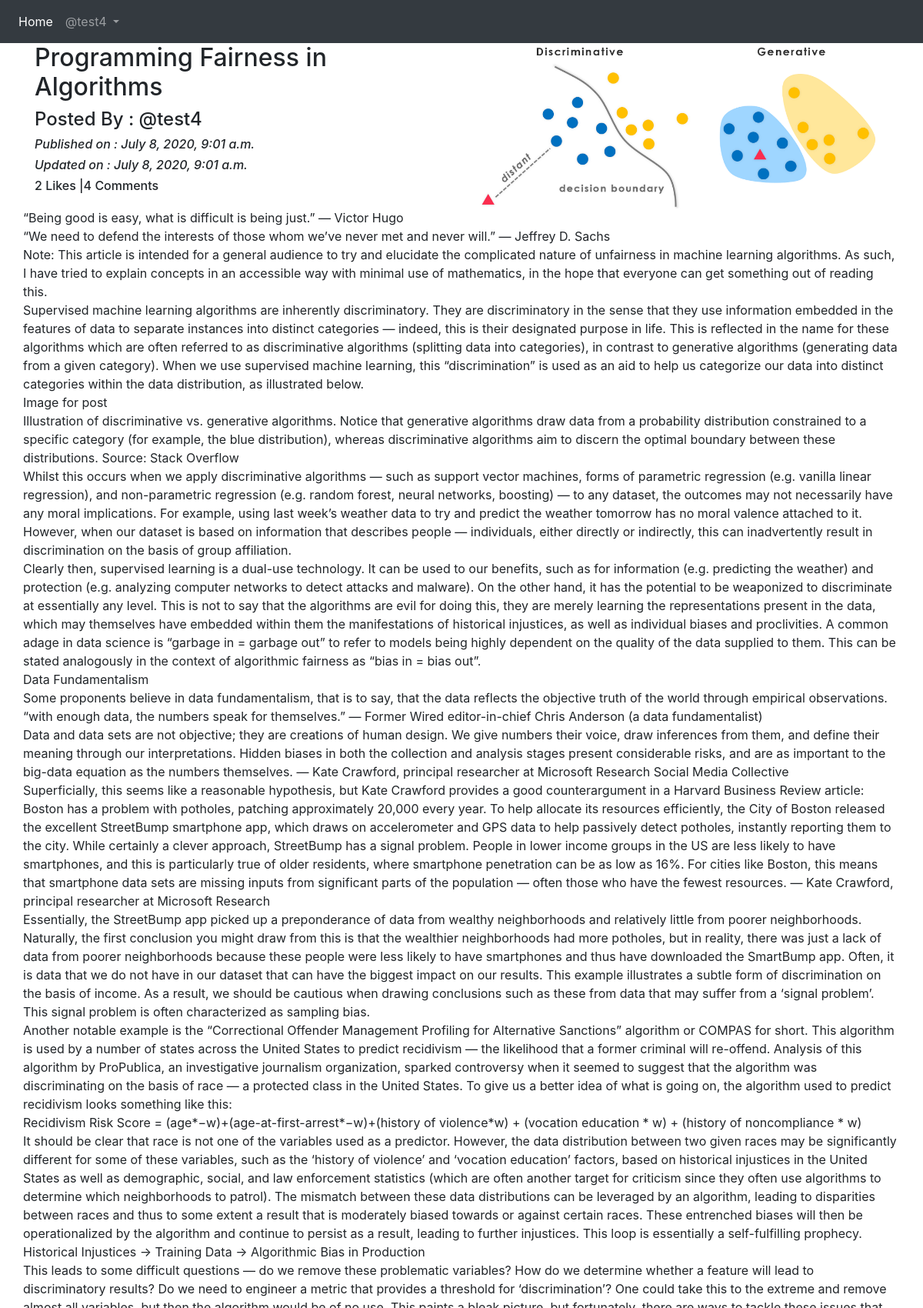
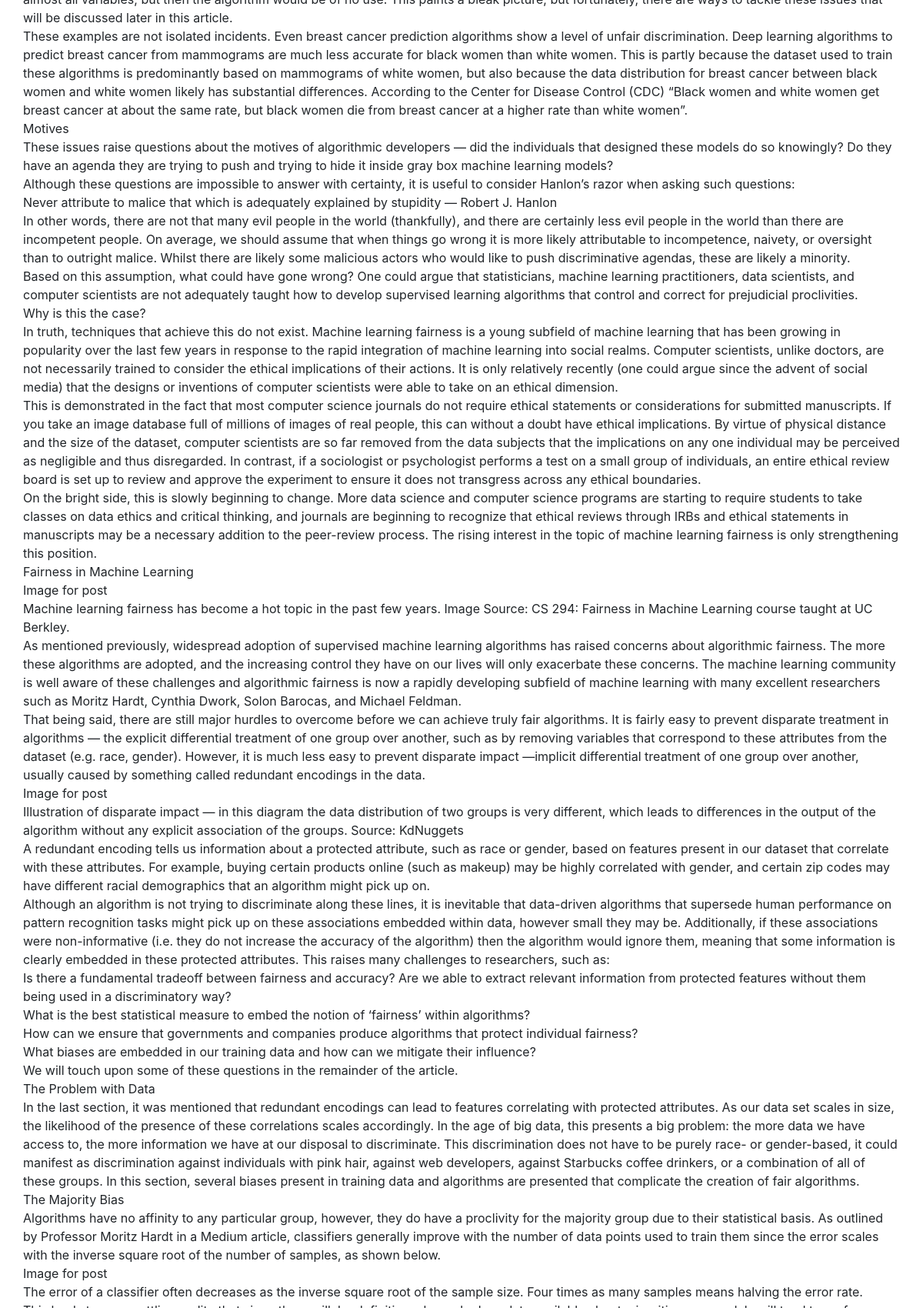
/blog/details/Programming-Fairness-in-Algorithms-2a464585-8b2d-45fa-b085-c643617291f5 (signed in, upper part), run on the app's committed database (2 pictures, top to bottom).
### Blog/models.py (models this page shows, shortened)
class Blog(models.Model):
    author = models.ForeignKey(User, on_delete=models.CASCADE, related_name='post_author')
    blog_title = models.CharField(max_length=300, verbose_name='Put a title')
    slug = models.SlugField(max_length=300, unique=True)
    blog_content = models.TextField(verbose_name='What is on your mind?')
    blog_image = models.ImageField(upload_to = 'blog_images',verbose_name='Images')
    publish_date = models.DateTimeField(auto_now_add = True)
    update_date = models.DateTimeField(auto_now = True)
    class  Meta:
        ordering = ('-publish_date',)

### Blog/views.py (the view, shortened to what this page needs)
# urls.py: path('details/<slug:slug>',views.blog_details,name='blog_details'),
@login_required
def blog_details(request, slug):
    blog = Blog.objects.get(slug=slug)
    comment_form = CommentForm()
    already_liked = Likes.objects.filter(blog=blog,user= request.user)
    if already_liked:
        liked = True
    else:
        liked = False
    return render(request,'Blog/blog_details.html',context={'blog':blog,'comment_form':comment_form,'liked':liked})

### templates/Blog/blog_details.html (shortened to what this page needs)
{% extends 'base.html' %}
{% load crispy_forms_tags %}
{% block body_block %}
<div class="row">
  <div class="col-sm-6">
    <h2>{{blog.blog_title}}</h2>
    <h4>Posted By : @{{blog.author}}</h4>
    <i>
      <h6>Published on : {{blog.publish_date}}</h6>
    </i>
    <i>
      <h6>Updated on : {{blog.update_date}}</h6>
    </i>
    <h6>{{blog.liked_blog.count}} Likes |{{blog.blog_comment.count}} Comments</h6>
  </div>
  <div class="col-sm-6">
    <img src="/media/{{blog.blog_image}}" width="100%">
  </div>
  <p>{{blog.blog_content|linebreaks}}</p>
</div>
<br>
<br>
{% endblock %}

### templates/base.html (shortened to what this page needs)
<!DOCTYPE html>
<html lang="en" dir="ltr">
<head>
  <link rel="stylesheet" href="https://maxcdn.bootstrapcdn.com/bootstrap/4.4.1/css/bootstrap.min.css">
  <link href="https://maxcdn.bootstrapcdn.com/font-awesome/4.7.0/css/font-awesome.min.css" rel="stylesheet">
</head>
<body>
  <nav class="navbar navbar-expand-sm bg-dark navbar-dark">
    <ul class="navbar-nav">
      <li class="nav-item active">
        <a class="nav-link" href="{% url 'index' %}">Home</a>
      </li>
      {% if user.is_authenticated %}
      <div class="nav-item dropdown">
        <a class="nav-link dropdown-toggle" id="navbardrop" data-toggle="dropdown">
          @{{user.username}}
        </a>
      </div>
      {% endif %}
    </ul>
  </nav>
  <div class="container" ,style="padding-top:20px">
    {% block body_block %}
    {% endblock %}
  </div>
</body>
</html>

### data on the page
Blog: blog_title "Programming Fairness in Algorithms", author "test4", publish_date "July 8, 2020, 9:01 a.m.", update_date "July 8, 2020, 9:01 a.m.", liked_blog.count "2", blog_comment.count "4", blog_image (picture), blog_content "“Being good is easy, what is difficult is being just.” ― Victor Hugo “We need to defend the interests of those whom we’ve never met and never will.” ― Jeffrey D. Sachs Note: This article is intended for a general audience to try and elucidate the complicated nature of unfairness in machine learning algorithms. As such, I have tried to explain concepts in an accessible way with minimal use of mathematics, in the hope that everyone can get something out of reading this. Supervised machine learning algorithms are inherently discriminatory. They are discriminatory in the sense that they use information embedded in the features of data to separate instances into distinct categories — indeed,…"

### other printed values
{{ user.username }} "test4"
